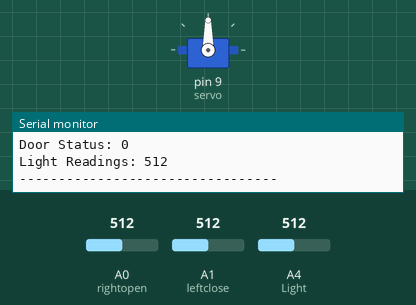
Bench run of a sketch on a simulated Arduino Uno, built with avr-gcc and run on an emulated ATmega328P. On the bench: servo, the last lines printed to the serial monitor. Inputs (shaded band) come from the test bench; at power-on: A4 (Light) = 512, A0 (rightopen) = 512, A1 (leftclose) = 512.

Above: at 1.8 s.
1.9 s: A4 (Light) set to 525
At 3.2 s:
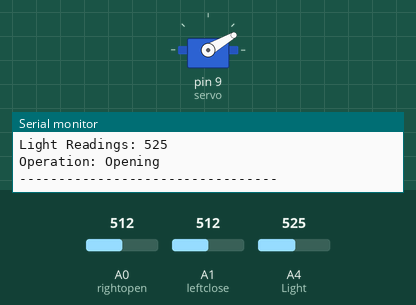
3.7 s: A0 (rightopen) set to 11
5.5 s: A0 (rightopen) set to 8
At 7.6 s:
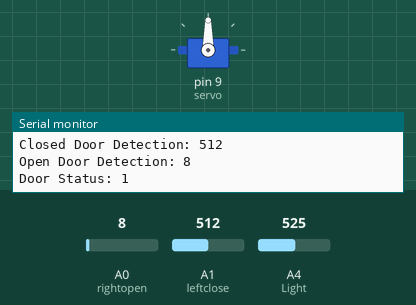
9.1 s: A4 (Light) set to 511
At 10.3 s:
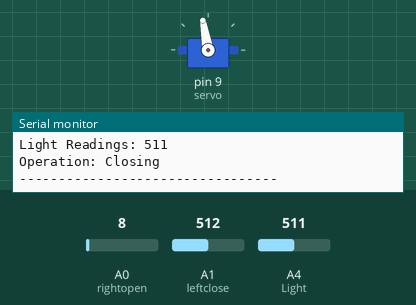
11.2 s: A4 (Light) set to 716
At 13.0 s:
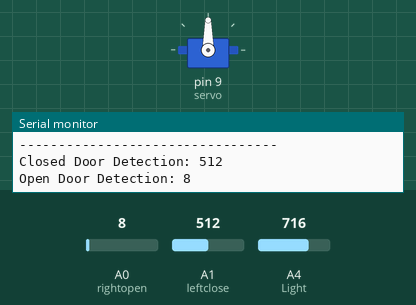
13.4 s: A4 (Light) set to 502
At 14.5 s:
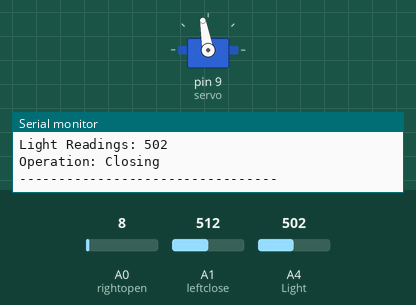
Timing chart, 0 to 16.4 s (numbered marks = the images above; inputs shaded):
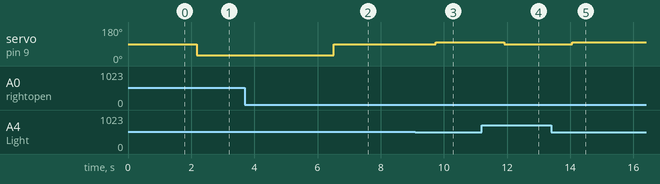

The sketch:

DoorControl.ino
```cpp
/* Light Controlled Door Management Code
by Rowan Rathod

Last Modified 11 November 2016
*/

const int leftclose = 1;  // The 'Closed Door' trigger button is connected to Analogue Pin 1
const int rightopen = 0;  // The 'Open Door' trigger button is connected to Analogue Pin 0

#include <Servo.h> // Servo Set up

Servo servo;  // Servo Set up

int door;  // Establishing the Door Status integers

void setup ()  {
  Serial.begin(9600);  //Set up the Serial Port so I can diagnose digital processes

  servo.attach(9); // The servo is attached at Digital Pin 9
}

void loop  ()  {
  //  Light Sensor Setup
  int lightSensor = analogRead(A4);  //  Read the Light Sensor from Analogue Pin 4
  int light = lightSensor;

  int open = analogRead(rightopen);  // Read the 'Open Door' trigger Button and assign its values to the 'open' integer
  int close = analogRead(leftclose); // Read the 'Closed Door' trigger Button and assign its values to the 'close' integer

  //  Send Information through the Serial Port for Diagnostics during testing
  Serial.print("Closed Door Detection: ");  //  These tell me what the 'Closed Door' trigger (button) values are through the Serial Port
  Serial.println(close);
  Serial.print("Open Door Detection: "); //These tell me what the 'Open Door' trigger (button) values are through the Serial Port
  Serial.println(open);

  Serial.print("Door Status: ");  // Tells me if the Arduino thinks if the door is opened or closed
  Serial.println(door);
  Serial.print("Light Readings: ");  // Tells me what the readings from the Light Sensor are
  Serial.println(light);

 //  Door Statuses
   if  ( ((open) < 10) && ((close) > 10) )  {  // If door button is at "open" position because it is PUSHING THE OPEN BUTTON and the closed button is not being pushed then...
          door = 1;  //  ...Make Door Status Open
        }

   if  (  ((close) < 10) && ((open) > 10) ) {  // If door button is at "closed" position because it is PUSHING THE CLOSE BUTTON and the opened button is not being pushed then...
          door = 0;  //  ...Make Door Status Close
        }


  //  Opening the door
  if  ( ( (light)>512) && ( (door)==0) )  {   // If light is above threshold (meaning it's daytime) and door is at "closed" status, then open the door.

   Serial.println("Operation: Opening");  // Tells me in the Serial Port that the door is trying to open.
   servo.write(30); // Servo spins Anticlockwise to open the door.


  }

  //  Closing the door
  if  ( ( (light)<512) && ( (door)==1) )  {  // If light is below threshold (meaning it's night time) and door is at "open" status, then close the door.

   Serial.println("Operation: Closing");  // Tells me in the Serial Port that the door is trying to close.
   servo.write(100); // Servo spins Clockwise to close the door.

  }

  if (( ((light)>512) && ((door)==1) ) || ( ((light)<512) && ((door)==0) ))  {  // If the light and door conditions are neither of the above, then do nothing.

   Serial.println("Operation: Idle");
   servo.write(90); // Servo doesn't spin in order to leave the door where it is
  }

  Serial.println("---------------------------------"); // This just makes it easier to read in the Serial Port which information is for what time at a given instance (every 1 second)

 delay(1000);  // Wait 1 second before starting this process again starting from the beginning of (loop).
}
```

Measured:
- the behaviour switches between 512 and 513 on A4 (Light) (found by bisection; images 0 and 1)
- the behaviour switches between 10 and 9 on A0 (rightopen) (found by bisection; images 1 and 2)
- after the input at 1.9 s, servo on pin 9 (servo): 90° → 30° after 0.28 s
- after the input at 5.5 s, servo on pin 9 (servo): 30° → 90° after 1.0 s
- after the input at 9.1 s, servo on pin 9 (servo): 90° → 100° after 0.65 s
- after the input at 11.2 s, servo on pin 9 (servo): 100° → 90° after 0.71 s
- after the input at 13.4 s, servo on pin 9 (servo): 90° → 100° after 0.67 s
